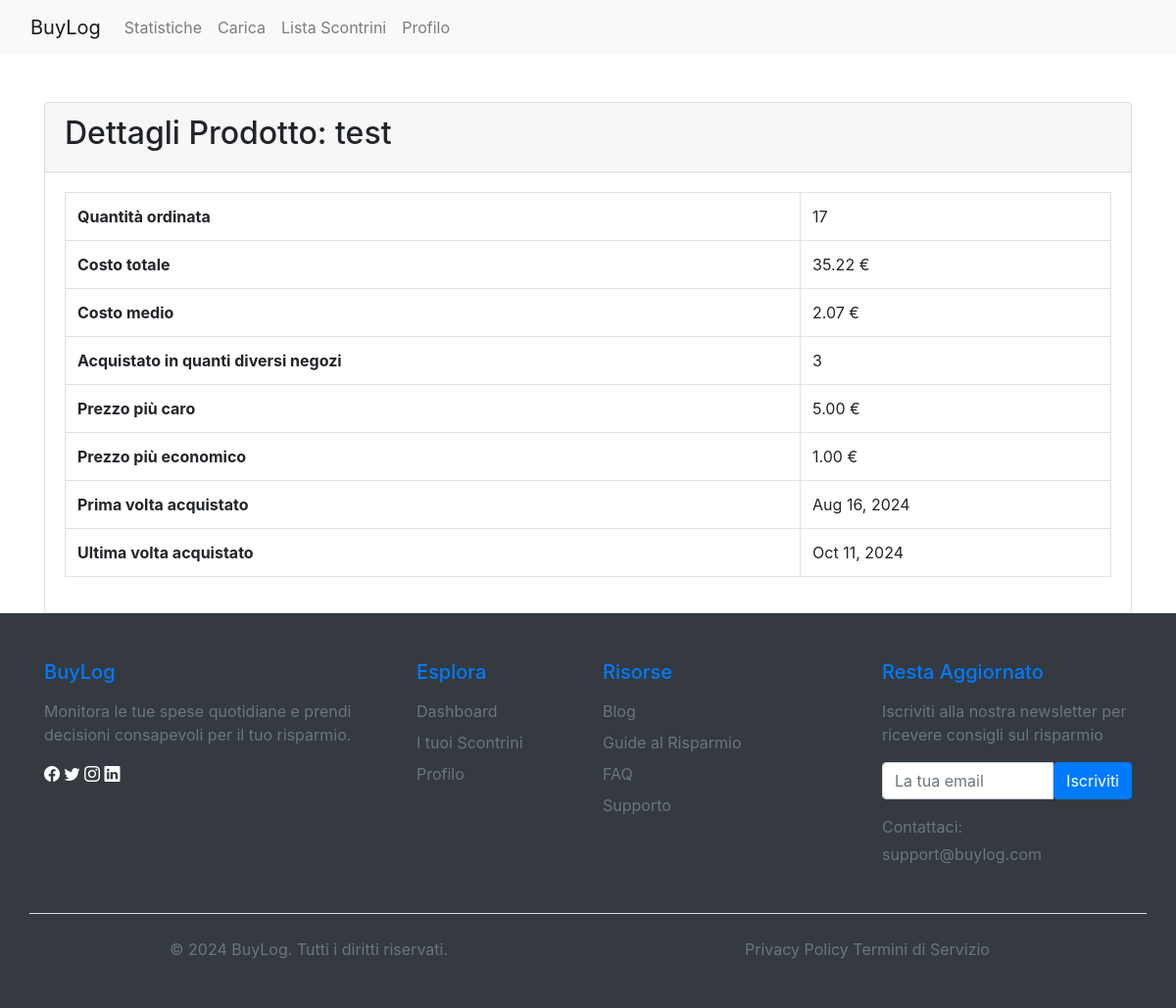
The app's page /scontrini/prodotto/10/ (signed in) with its own data.
### scontrini/models.py (models this page shows, shortened)
class Prodotto(models.Model):
    nome = models.CharField(max_length=100)
    class Meta:
        verbose_name_plural = 'Prodotti'

class Scontrino(models.Model):
    utente = models.ForeignKey(User, on_delete=models.CASCADE)
    negozio = models.ForeignKey(Negozio, on_delete=models.CASCADE)
    data = models.DateTimeField()
    totale = models.DecimalField(
        max_digits=10, decimal_places=2, default=0.00)  # Aggiungi questo campo
    class Meta:
        verbose_name_plural = 'Scontrini'

### scontrini/views.py (the view)
# urls.py: path('prodotto/<int:pk>/', DettagliProdottoView.as_view(),
class DettagliProdottoView(LoginRequiredMixin, DetailView):
    model = Prodotto
    template_name = 'scontrini/dettagli_prodotto.html'
    context_object_name = 'prodotto'
    def get_context_data(self, **kwargs):
        context = super().get_context_data(**kwargs)
        prodotto = self.get_object()
        lista_prodotti = ListaProdotti.objects.filter(prodotto=prodotto)
        scontrini = Scontrino.objects.filter(prodotti__prodotto=prodotto)
        context['quantita_ordinata'] = lista_prodotti.aggregate(
            Sum('quantita'))['quantita__sum'] or 0
        costo_totale = lista_prodotti.aggregate(
            totale=Sum(F('prezzo_unitario') * F('quantita')))['totale'] or 0
        context['costo_totale'] = costo_totale
        context['costo_medio'] = round(float(
            costo_totale) / context['quantita_ordinata'], 2) if context['quantita_ordinata'] else 0
        context['supermercati_diversi'] = scontrini.values(
            'negozio').distinct().count()
        context['prezzo_piu_caro'] = lista_prodotti.aggregate(
            Max('prezzo_unitario'))['prezzo_unitario__max'] or 0
        context['prezzo_piu_economico'] = lista_prodotti.aggregate(
            Min('prezzo_unitario'))['prezzo_unitario__min'] or 0
        context['prima_volta_acquistato'] = lista_prodotti.earliest(
            'scontrino__data').scontrino.data if lista_prodotti.exists() else None
        context['ultima_volta_acquistato'] = lista_prodotti.latest(
            'scontrino__data').scontrino.data if lista_prodotti.exists() else None
        return context

### scontrini/templates/scontrini/dettagli_prodotto.html (shortened to what this page needs)
{% extends 'scontrini/base.html' %}
{% block content %}
<div class="container mt-5">
    <div class="card">
        <div class="card-header">
            <h2>Dettagli Prodotto: {{ prodotto.nome }}</h2>
        </div>
        <div class="card-body">
            <table class="table table-bordered">
                <tbody>
                    <tr>
                        <th>Quantità ordinata</th>
                        <td>{{ quantita_ordinata }}</td>
                    </tr>
                    <tr>
                        <th>Costo totale</th>
                        <td>{{ costo_totale|floatformat:2 }} €</td>
                    </tr>
                    <tr>
                        <th>Costo medio</th>
                        <td>{{ costo_medio|floatformat:2 }} €</td>
                    </tr>
                    <tr>
                        <th>Acquistato in quanti diversi negozi</th>
                        <td>{{ supermercati_diversi }}</td>
                    </tr>
                    <tr>
                        <th>Prezzo più caro</th>
                        <td>{{ prezzo_piu_caro|floatformat:2 }} €</td>
                    </tr>
                    <tr>
                        <th>Prezzo più economico</th>
                        <td>{{ prezzo_piu_economico|floatformat:2 }} €</td>
                    </tr>
                    <tr>
                        <th>Prima volta acquistato</th>
                        <td>{{ prima_volta_acquistato|date:"M d, Y" }}</td>
                    </tr>
                    <tr>
                        <th>Ultima volta acquistato</th>
                        <td>{{ ultima_volta_acquistato|date:"M d, Y" }}</td>
                    </tr>
                </tbody>
            </table>
        </div>
    </div>
</div>
{% endblock %}

### static/css/style.css (style rules this page uses)
body { min-height: 100vh; display: flex; flex-direction: column; }

### records on screen
Prodotto: nome "test"
Scontrino: data "Aug 16, 2024"
Scontrino: data "Oct 11, 2024"

### other values on screen
{{ quantita_ordinata }} "17"
{{ costo_totale|floatformat:2 }} "35.22"
{{ costo_medio|floatformat:2 }} "2.07"
{{ supermercati_diversi }} "3"
{{ prezzo_piu_caro|floatformat:2 }} "5.00"
{{ prezzo_piu_economico|floatformat:2 }} "1.00"
